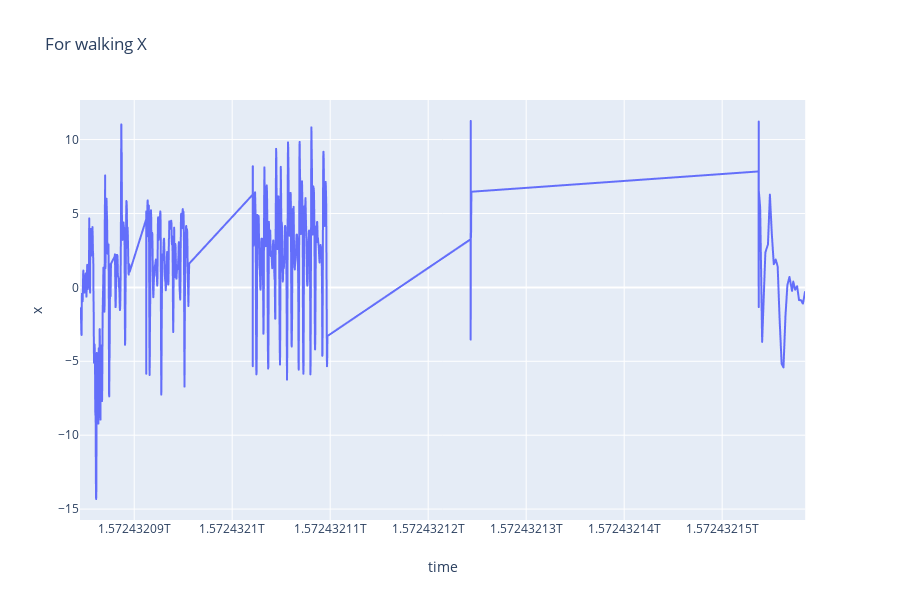
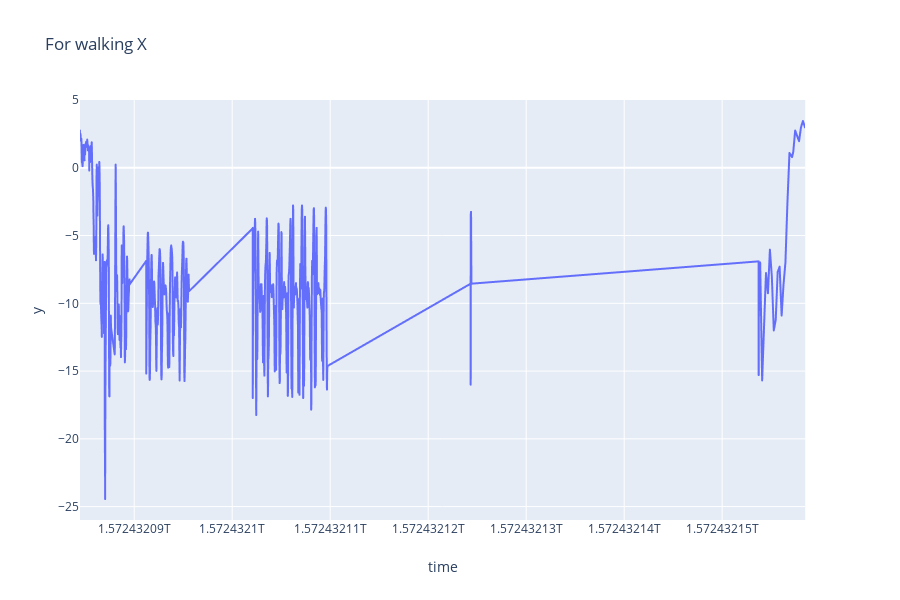
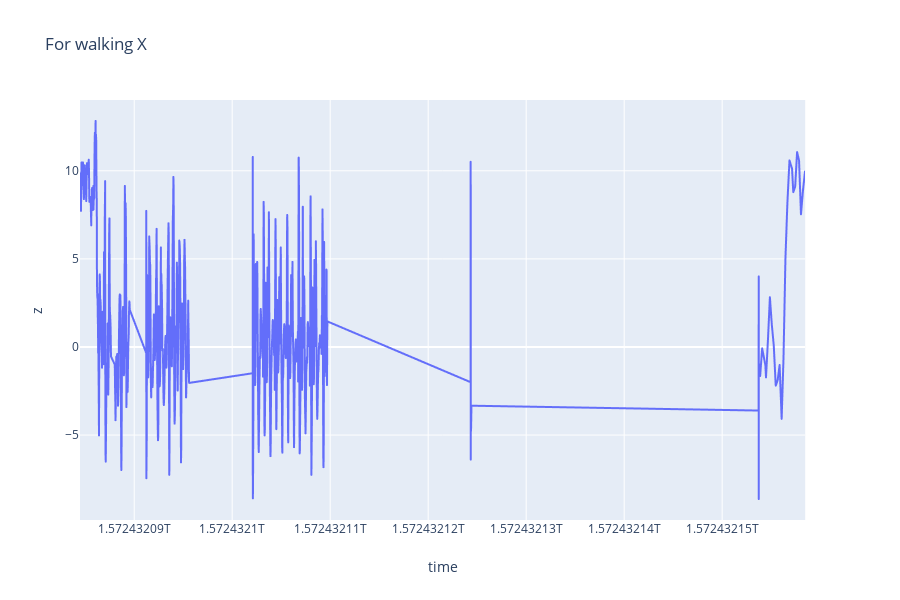

Notebook source saved alongside these figures, in order:
### Code cell
# import plotly.express as px
# fig = px.line(walking_df,x = "time",y = "x",title= "For walking X")
# fig.show()
# fig1 = px.line(walking_df,x = "time",y = "y",title= "For walking X")
# fig1.show()
# fig2 = px.line(walking_df,x = "time",y = "z",title= "For walking X")
# fig2.show()

### Figure 1 — Plotly figure (JSON) as saved in the notebook; plotly's stock layout.template omitted (floating-point values rounded to 4 significant figures; data arrays with more than 128 entries replaced by an {"elided": "..."} marker saying what was removed)
{"data": [{"hoverlabel": {"namelength": 0}, "hovertemplate": "time=%{x}<br>x=%{y}", "legendgroup": "", "line": {"color": "#636efa", "dash": "solid"}, "mode": "lines", "name": "", "showlegend": false, "type": "scattergl", "x": {"elided": "1045 int values"}, "xaxis": "x", "y": {"elided": "1045 float values"}, "yaxis": "y"}], "layout": {"height": 600, "legend": {"tracegroupgap": 0}, "title": {"text": "For walking X"}, "xaxis": {"anchor": "y", "domain": [0, 0.98], "title": {"text": "time"}}, "yaxis": {"anchor": "x", "domain": [0, 1], "title": {"text": "x"}}}}

### Figure 2 — Plotly figure (JSON) as saved in the notebook; plotly's stock layout.template omitted (floating-point values rounded to 4 significant figures; data arrays with more than 128 entries replaced by an {"elided": "..."} marker saying what was removed)
{"data": [{"hoverlabel": {"namelength": 0}, "hovertemplate": "time=%{x}<br>y=%{y}", "legendgroup": "", "line": {"color": "#636efa", "dash": "solid"}, "mode": "lines", "name": "", "showlegend": false, "type": "scattergl", "x": {"elided": "1045 int values"}, "xaxis": "x", "y": {"elided": "1045 float values"}, "yaxis": "y"}], "layout": {"height": 600, "legend": {"tracegroupgap": 0}, "title": {"text": "For walking X"}, "xaxis": {"anchor": "y", "domain": [0, 0.98], "title": {"text": "time"}}, "yaxis": {"anchor": "x", "domain": [0, 1], "title": {"text": "y"}}}}

### Figure 3 — Plotly figure (JSON) as saved in the notebook; plotly's stock layout.template omitted (floating-point values rounded to 4 significant figures; data arrays with more than 128 entries replaced by an {"elided": "..."} marker saying what was removed)
{"data": [{"hoverlabel": {"namelength": 0}, "hovertemplate": "time=%{x}<br>z=%{y}", "legendgroup": "", "line": {"color": "#636efa", "dash": "solid"}, "mode": "lines", "name": "", "showlegend": false, "type": "scattergl", "x": {"elided": "1045 int values"}, "xaxis": "x", "y": {"elided": "1045 float values"}, "yaxis": "y"}], "layout": {"height": 600, "legend": {"tracegroupgap": 0}, "title": {"text": "For walking X"}, "xaxis": {"anchor": "y", "domain": [0, 0.98], "title": {"text": "time"}}, "yaxis": {"anchor": "x", "domain": [0, 1], "title": {"text": "z"}}}}
